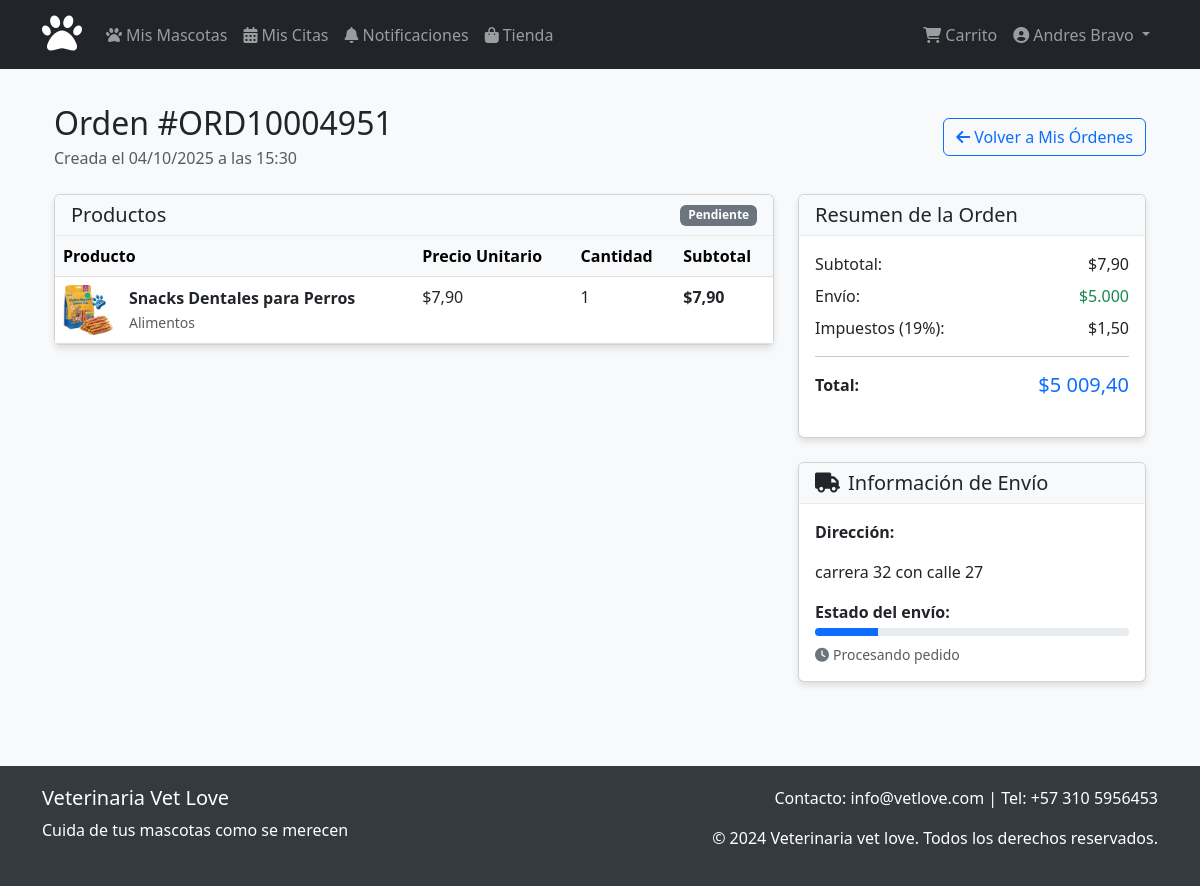
The page /tienda/orden/ORD10004951/ (signed in) on the database its author committed.
### tienda/models.py (models this page shows, shortened)
class Orden(models.Model):
    ESTADO_ORDEN = [
        ('pendiente', 'Pendiente'),
        ('confirmada', 'Confirmada'),
        ('en_proceso', 'En Proceso'),
        ('enviada', 'Enviada'),
        ('entregada', 'Entregada'),
        ('cancelada', 'Cancelada'),
    ]
    usuario = models.ForeignKey(User, on_delete=models.CASCADE, related_name='ordenes')
    numero_orden = models.CharField(max_length=20, unique=True)
    estado = models.CharField(max_length=20, choices=ESTADO_ORDEN, default='pendiente')
    subtotal = models.DecimalField(max_digits=10, decimal_places=2)
    impuesto = models.DecimalField(max_digits=10, decimal_places=2, default=0)
    total = models.DecimalField(max_digits=10, decimal_places=2)
    direccion_envio = models.TextField()
    notas = models.TextField(blank=True)
    fecha_creacion = models.DateTimeField(auto_now_add=True)
    fecha_actualizacion = models.DateTimeField(auto_now=True)
    class Meta:
        verbose_name = 'Orden'
        verbose_name_plural = 'Órdenes'
        ordering = ['-fecha_creacion']

class ItemOrden(models.Model):
    orden = models.ForeignKey(Orden, on_delete=models.CASCADE, related_name='items')
    producto = models.ForeignKey(Producto, on_delete=models.CASCADE)
    cantidad = models.PositiveIntegerField()
    precio = models.DecimalField(max_digits=10, decimal_places=2)
    subtotal = models.DecimalField(max_digits=10, decimal_places=2)
    class Meta:
        verbose_name = 'Item de Orden'
        verbose_name_plural = 'Items de Orden'

class Producto(models.Model):
    TIPO_PRODUCTO = [
        ('alimento', 'Alimento'),
        ('medicamento', 'Medicamento'),
        ('accesorio', 'Accesorio'),
        ('higiene', 'Productos de Higiene'),
        ('juguete', 'Juguetes'),
    ]
    TIPO_MASCOTA = [
        ('perro', 'Perro'),
        ('gato', 'Gato'),
        ('ave', 'Ave'),
        ('roedor', 'Roedor'),
        ('reptil', 'Reptil'),
        ('todos', 'Todos los tipos'),
    ]
    nombre = models.CharField(max_length=200)
    descripcion = models.TextField()
    precio = models.DecimalField(max_digits=10, decimal_places=2, validators=[MinValueValidator(Decimal('0.01'))])
    precio_descuento = models.DecimalField(max_digits=10, decimal_places=2, blank=True, null=True, validators=[MinValueValidator(Decimal('0.01'))])
    categoria = models.ForeignKey(Categoria, on_delete=models.CASCADE, related_name='productos')
    tipo = models.CharField(max_length=20, choices=TIPO_PRODUCTO, default='accesorio')
    tipo_mascota = models.CharField(max_length=20, choices=TIPO_MASCOTA, default='todos', verbose_name="Tipo de mascota")
    imagen = models.ImageField(upload_to='productos/', blank=True, null=True)
    stock = models.PositiveIntegerField(default=0)
    stock_minimo = models.PositiveIntegerField(default=5)
    activo = models.BooleanField(default=True)
    destacado = models.BooleanField(default=False)
    fecha_creacion = models.DateTimeField(auto_now_add=True)
    fecha_actualizacion = models.DateTimeField(auto_now=True)
    class Meta:
        verbose_name = 'Producto'
        verbose_name_plural = 'Productos'
        ordering = ['-fecha_creacion']

class Categoria(models.Model):
    nombre = models.CharField(max_length=100)
    descripcion = models.TextField(blank=True)
    imagen = models.ImageField(upload_to='categorias/', blank=True, null=True)
    activo = models.BooleanField(default=True)
    fecha_creacion = models.DateTimeField(auto_now_add=True)
    class Meta:
        verbose_name = 'Categoría'
        verbose_name_plural = 'Categorías'
        ordering = ['nombre']

### clientes/decorators.py (the view)
        def _wrapped_view(request, *args, **kwargs):
            if not request.user.is_authenticated:
                messages.warning(request, 'Debes iniciar sesión para acceder a esta página.')
                return redirect('login')
            return view_func(request, *args, **kwargs)

### tienda/templates/tienda/detalle_orden.html (shortened to what this page needs)
{% extends 'base.html' %}
{% load static %}
{% block content %}
<div class="container py-4">
    <div class="d-flex justify-content-between align-items-center mb-4">
        <div>
            <h1 class="h2 mb-1">Orden #{{ orden.numero_orden }}</h1>
            <p class="text-muted mb-0">Creada el {{ orden.fecha_creacion|date:"d/m/Y \a \l\a\s H:i" }}</p>
        </div>
        <a href="{% url 'tienda:mis_ordenes' %}" class="btn btn-outline-primary">
            <i class="fas fa-arrow-left me-1"></i>Volver a Mis Órdenes
        </a>
    </div>
    <div class="row">
        <div class="col-lg-8">
            <div class="card mb-4">
                <div class="card-header bg-light d-flex justify-content-between align-items-center">
                    <h5 class="mb-0">Productos</h5>
                    <span class="badge
                        {% if orden.estado == 'entregada' %}bg-success
                        {% elif orden.estado == 'enviada' %}bg-info
                        {% elif orden.estado == 'en_proceso' %}bg-warning
                        {% elif orden.estado == 'pendiente' %}bg-secondary
                        {% else %}bg-danger{% endif %}">
                        {{ orden.get_estado_display }}
                    </span>
                </div>
                <div class="card-body p-0">
                    <div class="table-responsive">
                        <table class="table table-hover mb-0">
                            <thead class="table-light">
                                <tr>
                                    <th>Producto</th>
                                    <th>Precio Unitario</th>
                                    <th>Cantidad</th>
                                    <th>Subtotal</th>
                                </tr>
                            </thead>
                            <tbody>
                                {% for item in orden.items.all %}
                                <tr>
                                    <td>
                                        <div class="d-flex align-items-center">
                                            <img src="{% if item.producto.imagen %}{{ item.producto.imagen.url }}{% else %}https://via.placeholder.com/50x50/f8f9fa/6c757d?text=Img{% endif %}"
                                                 class="rounded me-3" width="50" height="50" style="object-fit: cover;">
                                            <div>
                                                <strong>{{ item.producto.nombre }}</strong>
                                                <br>
                                                <small class="text-muted">{{ item.producto.categoria.nombre }}</small>
                                            </div>
                                        </div>
                                    </td>
                                    <td>${{ item.precio }}</td>
                                    <td>{{ item.cantidad }}</td>
                                    <td><strong>${{ item.subtotal }}</strong></td>
                                </tr>
                                {% endfor %}
                            </tbody>
                        </table>
                    </div>
                </div>
            </div>
        </div>
        <div class="col-lg-4">
            <div class="card mb-4">
                <div class="card-header bg-light">
                    <h5 class="mb-0">Resumen de la Orden</h5>
                </div>
                <div class="card-body">
                    <div class="mb-3">
                        <div class="d-flex justify-content-between mb-2">
                            <span>Subtotal:</span>
                            <span>${{ orden.subtotal }}</span>
                        </div>
                        <div class="d-flex justify-content-between mb-2">
                            <span>Envío:</span>
                            <span class="text-success">
                                {% if orden.subtotal >= 50000 %}
                                Gratis
                                {% else %}
                                $5.000
                                {% endif %}
                            </span>
                        </div>
                        <div class="d-flex justify-content-between mb-2">
                            <span>Impuestos (19%):</span>
                            <span>${{ orden.impuesto }}</span>
                        </div>
                        <hr>
                        <div class="d-flex justify-content-between">
                            <strong>Total:</strong>
                            <strong class="h5 text-primary">${{ orden.total }}</strong>
                        </div>
                    </div>
                </div>
            </div>
            <div class="card">
                <div class="card-header bg-light">
                    <h5 class="mb-0">
                        <i class="fas fa-truck me-2"></i>Información de Envío
                    </h5>
                </div>
                <div class="card-body">
                    <p class="mb-2"><strong>Dirección:</strong></p>
                    <p class="text-muted">{{ orden.direccion_envio|linebreaks }}</p>
                    <div class="mt-3">
                        <p class="mb-1"><strong>Estado del envío:</strong></p>
                        <div class="progress mb-2" style="height: 8px;">
                            {% if orden.estado == 'pendiente' %}
                            <div class="progress-bar" style="width: 20%"></div>
                            {% elif orden.estado == 'confirmada' %}
                            <div class="progress-bar" style="width: 40%"></div>
                            {% elif orden.estado == 'en_proceso' %}
                            <div class="progress-bar" style="width: 60%"></div>
                            {% elif orden.estado == 'enviada' %}
                            <div class="progress-bar" style="width: 80%"></div>
                            {% elif orden.estado == 'entregada' %}
                            <div class="progress-bar" style="width: 100%"></div>
                            {% endif %}
                        </div>
                        <div class="small text-muted">
                            {% if orden.estado == 'entregada' %}
                            <i class="fas fa-check-circle text-success me-1"></i>Pedido entregado
                            {% elif orden.estado == 'enviada' %}
                            <i class="fas fa-shipping-fast text-info me-1"></i>Pedido en camino
                            {% elif orden.estado == 'en_proceso' %}
                            <i class="fas fa-cog text-warning me-1"></i>Preparando pedido
                            {% else %}
                            <i class="fas fa-clock text-secondary me-1"></i>Procesando pedido
                            {% endif %}
                        </div>
                    </div>
                </div>
            </div>
        </div>
    </div>
</div>
{% endblock %}

### templates/base.html (shortened to what this page needs)
{% load static %}
<!DOCTYPE html>
<html lang="es">
<head>
    <link href="https://cdn.jsdelivr.net/npm/bootstrap@5.3.0/dist/css/bootstrap.min.css" rel="stylesheet">
    <link rel="stylesheet" href="https://cdnjs.cloudflare.com/ajax/libs/font-awesome/6.4.0/css/all.min.css">
    <link rel="stylesheet" href="{% static 'css/base.css' %}">
</head>
<body>
    <nav class="navbar navbar-expand-lg navbar-dark {% if user.is_staff %}admin-nav{% else %}bg-dark{% endif %} fixed-top">
        <div class="container">
           <a class="navbar-brand" href="{% url 'home' %}">
                <i class="fas fa-paw fa-2x"></i>
           </a>
            <div class="collapse navbar-collapse" id="navbarNav">
                <ul class="navbar-nav me-auto">
                    {% if user.is_staff %}
                    <li class="nav-item">
                        <a class="nav-link" href="{% url 'admin:clientes_cliente_changelist' %}">
                            <i class="fas fa-users me-1"></i>Clientes
                        </a>
                    </li>
                    <li class="nav-item">
                        <a class="nav-link" href="{% url 'admin:mascotas_mascota_changelist' %}">
                            <i class="fas fa-paw me-1"></i>Mascotas
                        </a>
                    </li>
                    <li class="nav-item">
                        <a class="nav-link" href="{% url 'admin:citas_cita_changelist' %}">
                            <i class="fas fa-calendar-alt me-1"></i>Citas
                        </a>
                    </li>
                    <li class="nav-item">
                        <a class="nav-link" href="{% url 'admin:tienda_producto_changelist' %}">
                            <i class="fas fa-shopping-bag me-1"></i>Tienda
                        </a>
                    </li>
                    {% else %}
                    <li class="nav-item">
                        <a class="nav-link" href="{% url 'mascotas:lista_mascotas' %}">
                            <i class="fas fa-paw me-1"></i>Mis Mascotas
                        </a>
                    </li>
                    <li class="nav-item">
                        <a class="nav-link" href="{% url 'citas:mis_citas' %}">
                            <i class="fas fa-calendar-alt me-1"></i>Mis Citas
                        </a>
                    </li>
                    <li class="nav-item">
                        <a class="nav-link position-relative" href="{% url 'notificaciones:lista' %}">
                            <i class="fas fa-bell me-1"></i>Notificaciones
                        </a>
                    </li>
                    <li class="nav-item">
                        <a class="nav-link" href="{% url 'tienda:lista_productos' %}">
                            <i class="fas fa-shopping-bag me-1"></i>Tienda
                        </a>
                    </li>
                    {% endif %}
                </ul>
                <ul class="navbar-nav">
                    {% if user.is_authenticated %}
                    {% if not user.is_staff %}
                    <li class="nav-item">
                        <a class="nav-link position-relative" href="{% url 'tienda:ver_carrito' %}">
                            <i class="fas fa-shopping-cart me-1"></i>Carrito
                        </a>
                    </li>
                    {% endif %}
                    <li class="nav-item dropdown">
                        <a class="nav-link dropdown-toggle" href="#" id="navbarDropdown" role="button" data-bs-toggle="dropdown">
                            <i class="fas fa-user-circle me-1"></i>{{ user.get_full_name|default:user.username }}
                        </a>
                    </li>
                    {% else %}
                    <li class="nav-item">
                        <a class="nav-link" href="{% url 'login' %}">
                            <i class="fas fa-sign-in-alt me-1"></i>Iniciar Sesión
                        </a>
                    </li>
                    {% endif %}
                </ul>
            </div>
        </div>
    </nav>
    <main class="container mt-4">
        {% block content %}
        {% endblock %}
    </main>
    <footer class="footer">
        <div class="container">
            <div class="row">
                <div class="col-md-6">
                    <h5>Veterinaria Vet Love</h5>
                    <p>Cuida de tus mascotas como se merecen</p>
                </div>
                <div class="col-md-6 text-md-end">
                    <p>Contacto: info@vetlove.com | Tel: +57 310 5956453</p>
                    <p>&copy; 2024 Veterinaria vet love. Todos los derechos reservados.</p>
                </div>
            </div>
        </div>
    </footer>
</body>
</html>

### rows shown on the page
Orden: numero_orden "ORD10004951", fecha_creacion "04/10/2025 a las 15:30", estado "Pendiente", subtotal "7,90", impuesto "1,50", total "5 009,40", direccion_envio "carrera 32 con calle 27"
ItemOrden: producto.imagen (picture), producto.nombre "Snacks Dentales para Perros", producto.categoria.nombre "Alimentos", precio "7,90", cantidad "1", subtotal "7,90"

### other values the page prints
{{ user.get_full_name|default:user.username }} "Andres Bravo"
